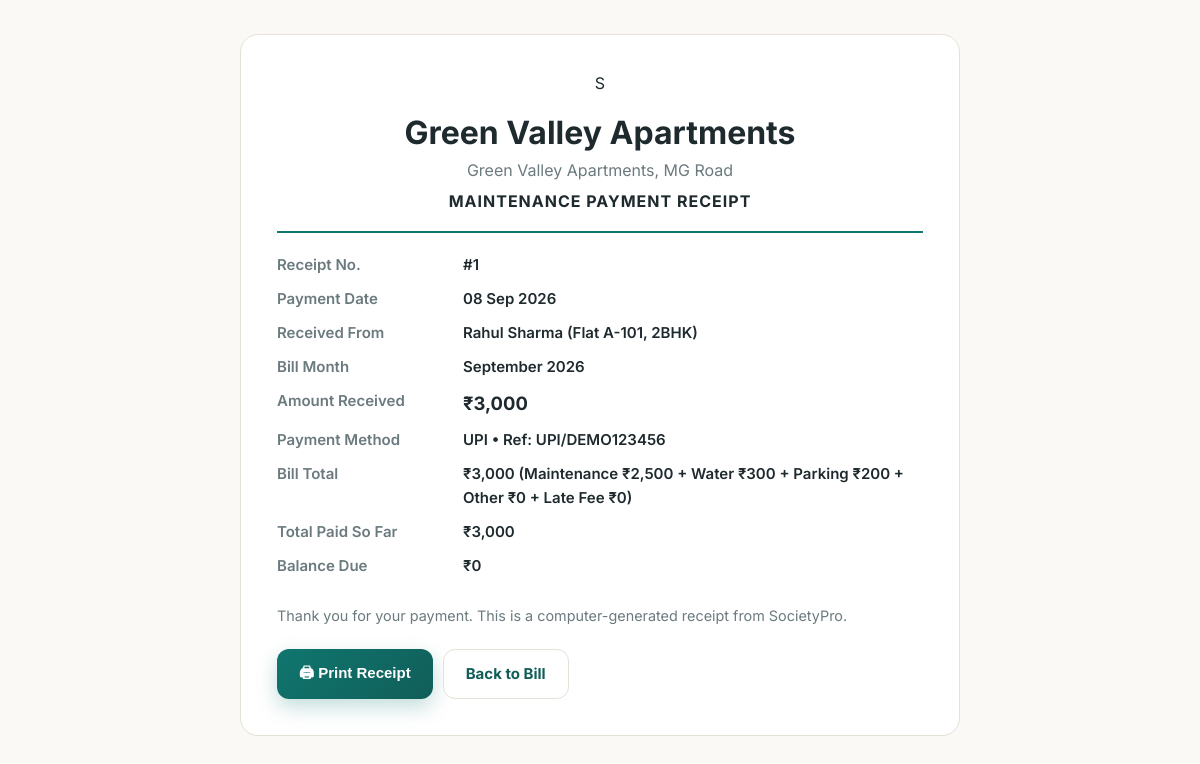
/receipt.php?payment_id=1 (signed in), run on the app's committed database.
### tables this page shows
CREATE TABLE IF NOT EXISTS `payments` (
  `id` int(11) NOT NULL AUTO_INCREMENT,
  `bill_id` int(11) NOT NULL,
  `amount` decimal(10,2) NOT NULL,
  `method` varchar(20) NOT NULL DEFAULT 'Cash',
  `txn_ref` varchar(80) DEFAULT NULL,
  `payment_date` date NOT NULL,
  `received_by` int(11) DEFAULT NULL,
  `created_at` datetime NOT NULL DEFAULT current_timestamp(),
  PRIMARY KEY (`id`),
  KEY `bill_id` (`bill_id`),
  CONSTRAINT `payment_bill_fk` FOREIGN KEY (`bill_id`) REFERENCES `bills` (`id`) ON DELETE CASCADE
);

CREATE TABLE IF NOT EXISTS `users` (
  `id` int(11) NOT NULL AUTO_INCREMENT,
  `name` varchar(100) NOT NULL,
  `email` varchar(150) NOT NULL,
  `phone` varchar(15) DEFAULT NULL,
  `password` varchar(255) NOT NULL,
  `role` enum('admin','resident') NOT NULL DEFAULT 'resident',
  `flat_id` int(11) DEFAULT NULL,
  `resident_type` enum('owner','tenant') NOT NULL DEFAULT 'owner',
  `move_in_date` date DEFAULT NULL,
  `is_active` tinyint(1) NOT NULL DEFAULT 1,
  `created_at` datetime NOT NULL DEFAULT current_timestamp(),
  PRIMARY KEY (`id`),
  UNIQUE KEY `email` (`email`),
  KEY `flat_id` (`flat_id`),
  CONSTRAINT `users_flat_fk` FOREIGN KEY (`flat_id`) REFERENCES `flats` (`id`) ON DELETE SET NULL
);

CREATE TABLE IF NOT EXISTS `flats` (
  `id` int(11) NOT NULL AUTO_INCREMENT,
  `block_name` varchar(10) NOT NULL,
  `flat_no` varchar(10) NOT NULL,
  `floor_no` int(11) NOT NULL DEFAULT 0,
  `flat_type` enum('1BHK','2BHK','3BHK','4BHK') NOT NULL DEFAULT '2BHK',
  `area_sqft` int(11) DEFAULT NULL,
  `created_at` datetime NOT NULL DEFAULT current_timestamp(),
  PRIMARY KEY (`id`),
  UNIQUE KEY `block_flat` (`block_name`, `flat_no`)
);

CREATE TABLE IF NOT EXISTS `bills` (
  `id` int(11) NOT NULL AUTO_INCREMENT,
  `flat_id` int(11) NOT NULL,
  `bill_month` char(7) NOT NULL,
  `maintenance_charge` decimal(10,2) NOT NULL DEFAULT 0.00,
  `water_charge` decimal(10,2) NOT NULL DEFAULT 0.00,
  `parking_charge` decimal(10,2) NOT NULL DEFAULT 0.00,
  `other_charge` decimal(10,2) NOT NULL DEFAULT 0.00,
  `late_fee` decimal(10,2) NOT NULL DEFAULT 0.00,
  `total_amount` decimal(10,2) NOT NULL DEFAULT 0.00,
  `paid_amount` decimal(10,2) NOT NULL DEFAULT 0.00,
  `due_date` date NOT NULL,
  `status` enum('unpaid','partial','paid') NOT NULL DEFAULT 'unpaid',
  `created_at` datetime NOT NULL DEFAULT current_timestamp(),
  PRIMARY KEY (`id`),
  UNIQUE KEY `flat_month` (`flat_id`, `bill_month`),
  KEY `bill_month` (`bill_month`),
  CONSTRAINT `bill_flat_fk` FOREIGN KEY (`flat_id`) REFERENCES `flats` (`id`) ON DELETE CASCADE
);

### includes/functions.php (called while the page is built, shortened)
<?php
function e(?string $v): string { return htmlspecialchars((string)$v, ENT_QUOTES, 'UTF-8'); }
function settings_all(PDO $db): array {
    static $cache = null;
    if ($cache === null) {
        $cache = [];
        try { foreach ($db->query('SELECT skey, svalue FROM settings') as $row) $cache[$row['skey']] = $row['svalue']; }
        catch (Throwable $ex) { $cache = []; }
    }
    return $cache;
}
function setting(PDO $db, string $key, string $default = ''): string {
    $all = settings_all($db);
    return $all[$key] ?? $default;
}
function inr(float $amount): string {
    $neg = $amount < 0;
    $amount = abs($amount);
    $parts = explode('.', number_format($amount, 2, '.', ''));
    $int = $parts[0];
    if (strlen($int) > 3) {
        $last3 = substr($int, -3);
        $rest = substr($int, 0, -3);
        $rest = preg_replace('/\B(?=(\d{2})+(?!\d))/', ',', $rest);
        $int = $rest . ',' . $last3;
    }
    $dec = ($parts[1] ?? '00') !== '00' ? '.' . $parts[1] : '';
    return ($neg ? '-₹' : '₹') . $int . $dec;
}
function flat_resident(PDO $db, int $flatId): ?array {
    $stmt = $db->prepare("SELECT * FROM users WHERE flat_id = ? AND role = 'resident' AND is_active = 1 ORDER BY id LIMIT 1");
    $stmt->execute([$flatId]);
    return $stmt->fetch() ?: null;
}

### receipt.php (the view, shortened to what this page needs)
<?php
require_once __DIR__ . '/includes/functions.php';
$db = db();
$pid = (int)($_GET['payment_id'] ?? 0);
$stmt = $db->prepare('SELECT p.*, b.bill_month, b.maintenance_charge, b.water_charge, b.parking_charge, b.other_charge, b.late_fee, b.total_amount, b.paid_amount, f.block_name, f.flat_no, f.flat_type, f.id AS flat_id
    FROM payments p JOIN bills b ON b.id = p.bill_id JOIN flats f ON f.id = b.flat_id WHERE p.id = ?');
$stmt->execute([$pid]);
$p = $stmt->fetch();
$resident = flat_resident($db, (int)$p['flat_id']);
$society = setting($db, 'society_name', 'My Society');
$address = setting($db, 'society_address', '');
?>
<!DOCTYPE html>
<html lang="en">
<head>
<link rel="stylesheet" href="assets/css/style.css">
</head>
<body>
<div class="receipt">
  <div style="text-align:center;border-bottom:2px solid var(--teal);padding-bottom:16px;margin-bottom:20px">
    <div class="auth-logo" style="margin:0 auto 10px">S</div>
    <h1 style="color:var(--teal-deep)"><?= e($society) ?></h1>
    <?php if ($address): ?><p style="color:var(--muted)"><?= e($address) ?></p><?php endif; ?>
    <p style="font-weight:700;letter-spacing:1px;margin-top:6px">MAINTENANCE PAYMENT RECEIPT</p>
  </div>
  <dl class="kv">
    <dt>Receipt No.</dt><dd>#<?= $pid ?></dd>
    <dt>Payment Date</dt><dd><?= e(date('d M Y', strtotime($p['payment_date']))) ?></dd>
    <dt>Received From</dt><dd><?= $resident ? e($resident['name']) : '—' ?> (Flat <?= e($p['block_name'] . '-' . $p['flat_no']) ?>, <?= e($p['flat_type']) ?>)</dd>
    <dt>Bill Month</dt><dd><?= e(date('F Y', strtotime($p['bill_month'] . '-01'))) ?></dd>
    <dt>Amount Received</dt><dd><strong style="font-size:1.15rem"><?= e(inr((float)$p['amount'])) ?></strong></dd>
    <dt>Payment Method</dt><dd><?= e($p['method']) ?><?= $p['txn_ref'] ? ' &bull; Ref: ' . e($p['txn_ref']) : '' ?></dd>
    <dt>Bill Total</dt><dd><?= e(inr((float)$p['total_amount'])) ?> (Maintenance <?= e(inr((float)$p['maintenance_charge'])) ?> + Water <?= e(inr((float)$p['water_charge'])) ?> + Parking <?= e(inr((float)$p['parking_charge'])) ?> + Other <?= e(inr((float)$p['other_charge'])) ?> + Late Fee <?= e(inr((float)$p['late_fee'])) ?>)</dd>
    <dt>Total Paid So Far</dt><dd><?= e(inr((float)$p['paid_amount'])) ?></dd>
    <dt>Balance Due</dt><dd><?= e(inr((float)$p['total_amount'] - (float)$p['paid_amount'])) ?></dd>
  </dl>
  <p style="margin-top:26px;color:var(--muted);font-size:.9rem">Thank you for your payment. This is a computer-generated receipt from <?= e(APP_NAME) ?>.</p>
  <div class="no-print" style="margin-top:22px;display:flex;gap:10px">
    <button class="btn" onclick="window.print()">🖨 Print Receipt</button>
    <a class="btn btn-light" href="bill-view.php?id=<?= (int)$p['bill_id'] ?>">Back to Bill</a>
  </div>
</div>
</body>
</html>

### assets/css/style.css (style rules this page uses)
:root { --paper:#FAF9F6; --card:#FFFFFF; --ink:#1F2A2E; --muted:#6B7A7E; --teal:#0F766E; --teal-dark:#115E59; --teal-soft:#E3F2EF; --amber:#F59E0B; --line:#E5E1D8; --danger:#DC2626; --success:#15803D; --radius:16px; --shadow:0 10px 30px rgba(15,118,110,.10), 0 2px 8px rgba(31,42,46,.06); }
* { margin:0;padding:0;box-sizing:border-box }
body { font-family:'Inter',system-ui,-apple-system,Segoe UI,Roboto,sans-serif;background:var(--paper);color:var(--ink);line-height:1.6 }
a { color:var(--teal);text-decoration:none }
.btn { display:inline-flex;align-items:center;justify-content:center;gap:8px;background:linear-gradient(135deg,var(--teal),var(--teal-dark));color:#fff!important;border:none;padding:12px 22px;border-radius:12px;font-weight:700;font-size:15px;cursor:pointer;box-shadow:0 8px 20px rgba(15,118,110,.25);transition:.2s;text-decoration:none!important }
.btn-light { background:#fff;color:var(--teal-dark)!important;box-shadow:none;border:1px solid var(--line) }
.kv { display:grid;grid-template-columns:170px 1fr;gap:10px 16px;font-size:15px }
.kv dt { color:var(--muted);font-weight:600 }
.kv dd { font-weight:600 }
.receipt { max-width:720px;margin:34px auto;background:#fff;border:1px solid var(--line);border-radius:18px;padding:36px }

### data on the page
payments: payment_date "08 Sep 2026", flats.block_name+flat_no "A-101", flats.flat_type "2BHK", bill.bill_month "September 2026", amount "₹3,000", method "UPI", txn_ref "UPI/DEMO123456", bill.total_amount "₹3,000", bill.maintenance_charge "₹2,500", bill.water_charge "₹300", bill.parking_charge "₹200", bill.other_charge "₹0", bill.late_fee "₹0", bill.paid_amount "₹3,000", inr((float)$p['total_amount']-(float)$p['paid_amount']) "₹0"
users: name "Rahul Sharma"

### other printed values
$society "Green Valley Apartments"
$address "Green Valley Apartments, MG Road"
$pid "1"
APP_NAME "SocietyPro"
